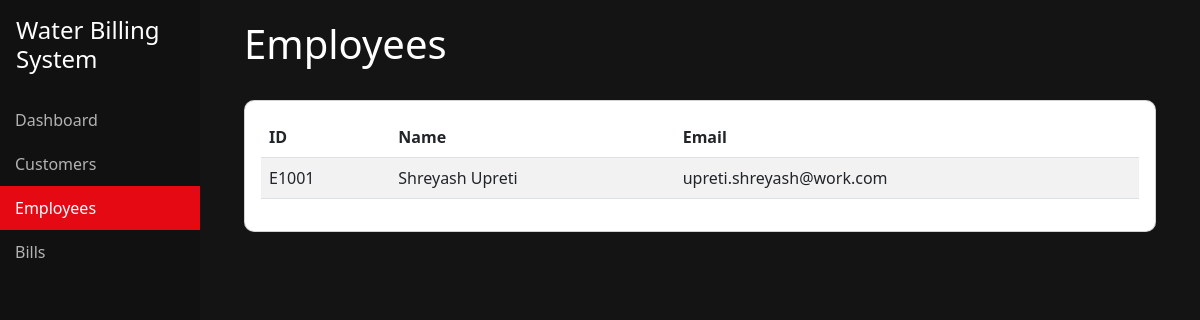
/employees/, run on the app's committed database.
### costumer/models.py (models this page shows, shortened)
class Employee(models.Model):
    employee_id = models.CharField(max_length=20, unique=True, default=1001)
    first_name = models.CharField(max_length=50)
    last_name = models.CharField(max_length=50)
    email = models.EmailField(unique=True)
    phone_number = models.CharField(max_length=15)
    address = models.TextField()

### costumer/views.py (the view)
# urls.py: path('employees/', EmployeeListView.as_view(), name='employee-list'),
class EmployeeListView(ListView):
    model = Employee
    template_name = 'employee/employee_list.html'
    context_object_name = 'employees'

### costumer/templates/employee/employee_list.html (shortened to what this page needs)
{% extends 'base.html' %}
{% block content %}
<div class="container">
    <div class="d-flex justify-content-between align-items-center mb-4">
        <h1>Employees</h1>
    </div>
    <div class="card">
        <div class="card-body">
            <table class="table table-striped">
                <thead>
                    <tr>
                        <th>ID</th>
                        <th>Name</th>
                        <th>Email</th>
                    </tr>
                </thead>
                <tbody>
                    {% for employee in employees %}
                    <tr>
                        <td>{{ employee.employee_id }}</td>
                        <td>{{ employee.first_name }} {{ employee.last_name }}</td>
                        <td>{{ employee.email }}</td>
                    </tr>
                    {% empty %}
                    <tr>
                        <td colspan="4" class="text-center">No employees found.</td>
                    </tr>
                    {% endfor %}
                </tbody>
            </table>
        </div>
    </div>
</div>
{% endblock %}

### costumer/templates/base.html (style rules this page uses)
body { background-color: #141414; color: #fff; }
.card { border-radius: 10px; }

### data on the page
Employee: employee_id "E1001", first_name "Shreyash", last_name "Upreti", email "upreti.shreyash@work.com"
